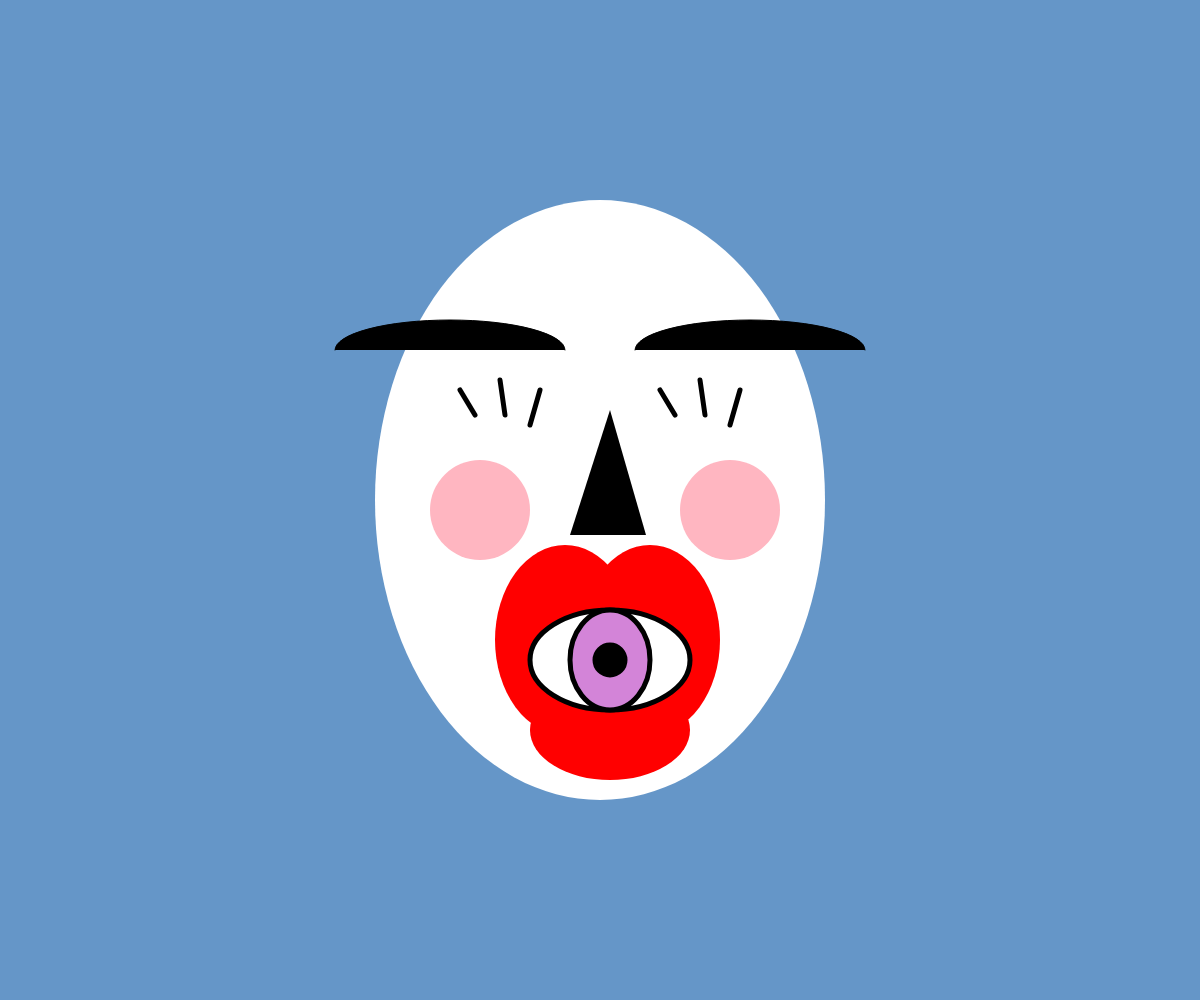
Frame 1 (no input)
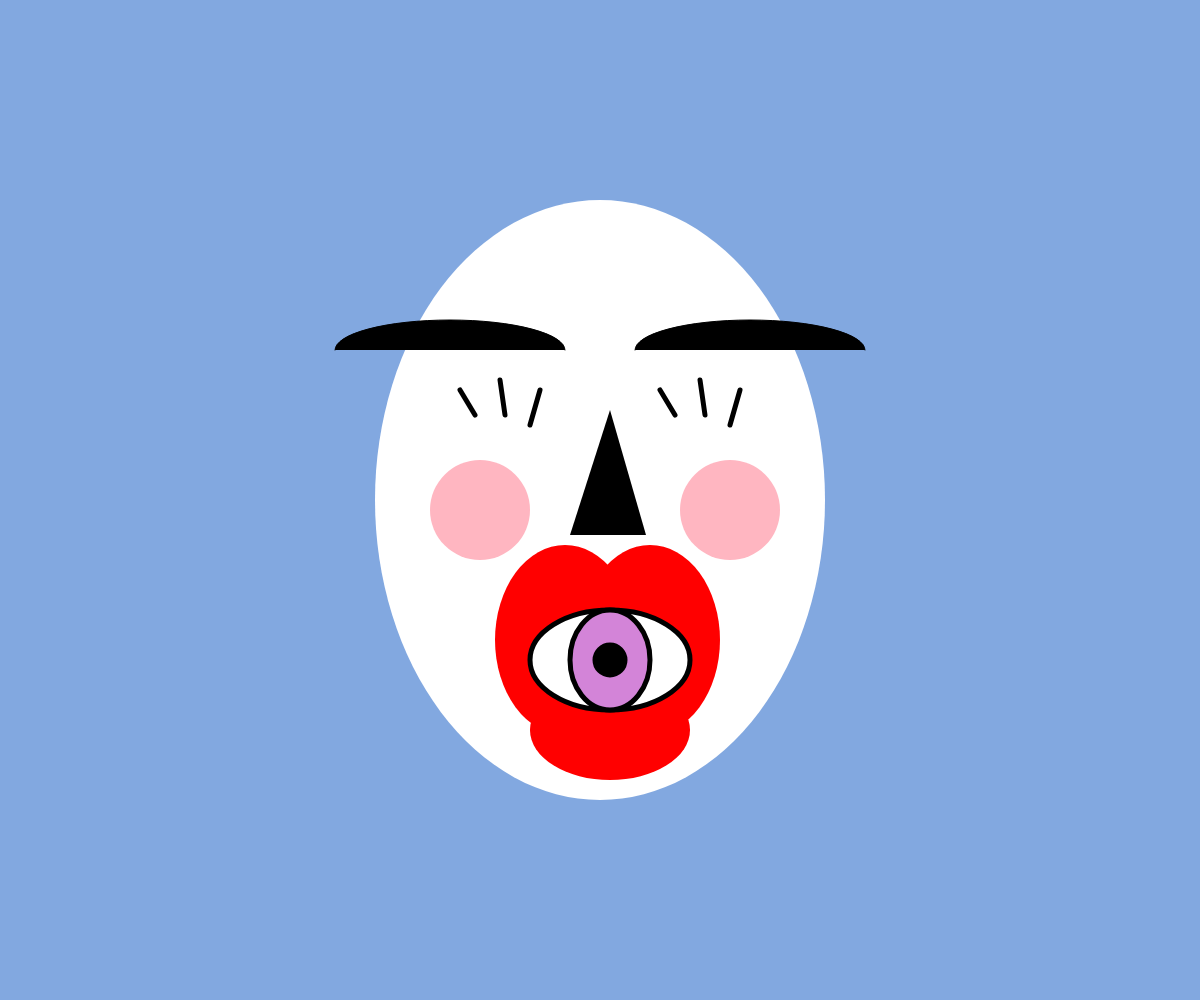
Frame 60 (no input)
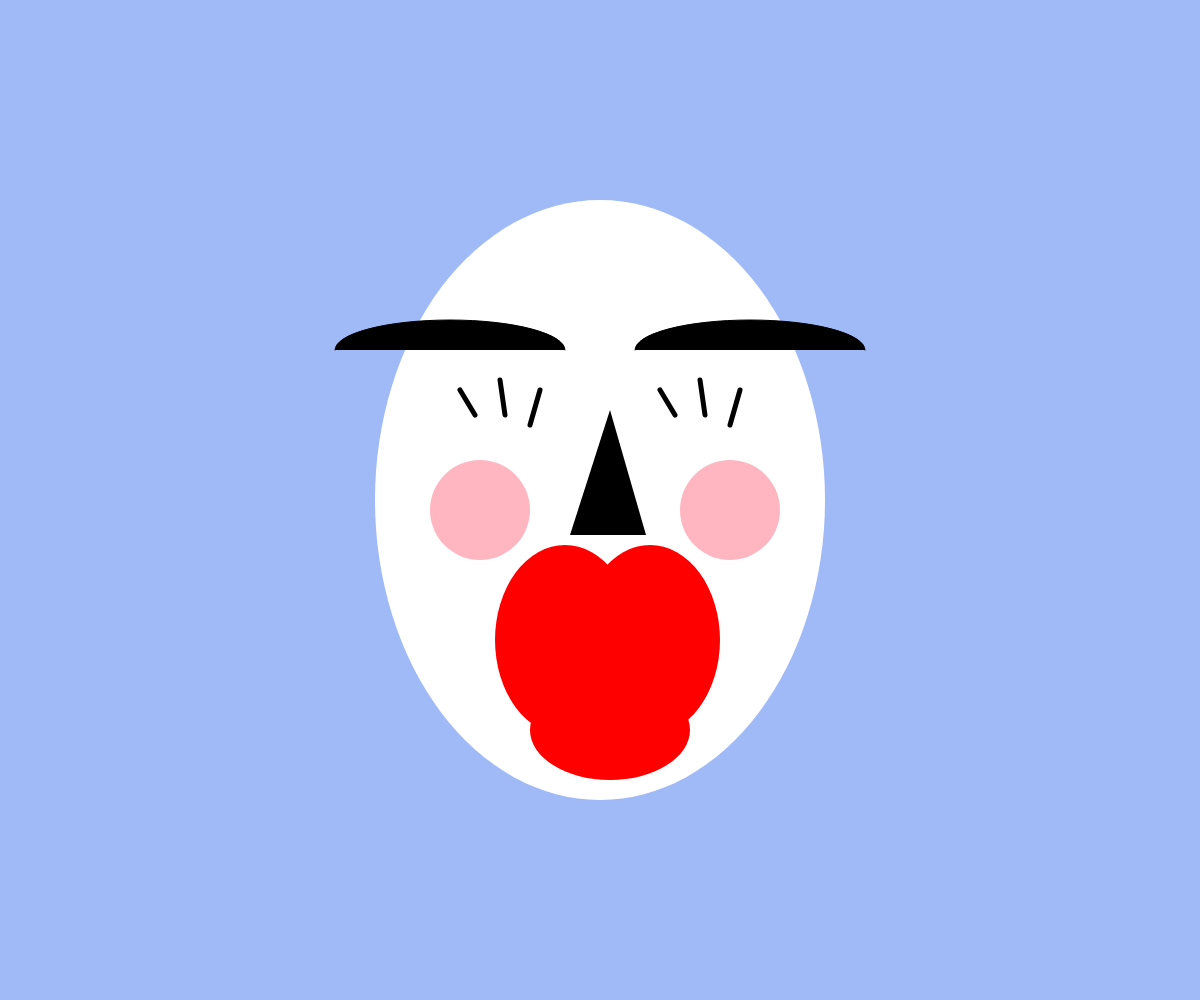
Frame 120 (the mouse pressed at the canvas centre since frame 60)

The p5.js sketch that drew these frames (run headless with seeded random() and noise() and a simulated clock; from frame 60 on, the mouse is pressed at the canvas centre):

// p5.js sketch
// ── sketch.js
let eyeOpen = true;
let eyeColor;
let r = 100;
let g = 150;
let b = 200;
let rSpeed = 0.5;
let gSpeed = 0.3;
let bSpeed = 0.4;
let eyeballs = []; // array for eyeballs left behind

function setup() {
  createCanvas(windowWidth, windowHeight);
  eyeColor = color(random(100, 255), random(100, 255), random(100, 255)); // initial eye color
}

function draw() {
  // update BgColor
  r += rSpeed;
  g += gSpeed;
  b += bSpeed;
  if (r > 235 || r < 0) rSpeed *= -1;
  if (g > 205 || g < 0) gSpeed *= -1;
  if (b > 255 || b < 0) bSpeed *= -1;
  background(r, g, b);

  // draw eyeballs left behind
  for (let pos of eyeballs) {
    drawEyeball(pos.x, pos.y);
  }

  drawFace();
//blinking eye 
  if (eyeOpen) {
    drawEye();
  }
}

function drawFace() {
  
  // head (oval face shape)
  fill(255);
  noStroke();
  ellipse(width / 2, height / 2, 450, 600);

  // nose
  push();
  translate(width / 2, height / 2);
  fill(0);
  noStroke();
  triangle(-30, 35, 10, -90, 46, 35);
  pop();

  // mouth
  push();
  translate(width / 2, height / 2);
  fill(255, 0, 0); // color of lips
  noStroke();
  ellipse(-35, 140, 140, 190); // left lip
  ellipse(50, 140, 140, 190);  // right lip
  ellipse(10, 230, 160, 100);  // bottom lip
  pop();

  // eyebrows
  stroke(0);
  strokeWeight(1);
  fill(0);
  arc(width / 2 - 150, height / 2 - 150, 230, 60, PI, TWO_PI);
  arc(width / 2 + 150, height / 2 - 150, 230, 60, PI, TWO_PI);

  // cheeks
  fill(255, 182, 193);
  noStroke();
  ellipse(width / 2 - 120, height / 2 + 10, 100, 100); // left cheek
  ellipse(width / 2 + 130, height / 2 + 10, 100, 100); // right cheek
  // eyelashes
  stroke(0);
  strokeWeight(5);
  noFill();
  
  // left eyelashes
  push();
  translate(width / 2 - 150, height / 2 - 150);
  line(50, 30, 55, 65); // Le 1
  line(10, 40, 25, 65); // Le 2
  line(90, 40, 80, 75); // Le 3
  pop();
  
  // right eyelashes
  push();
  translate(width / 2 + 50, height / 2 - 150);
  line(50, 30, 55, 65); // re 1
  line(10, 40, 25, 65); // re 2
  line(90, 40, 80, 75); // re 3
  pop();

}

function drawEye() {
  push();
  // white part of eye 
  fill(255);
  ellipse(width / 2 + 10, height / 2 + 160, 160, 100);

  // iris
  fill(eyeColor);
  ellipse(width / 2 + 10, height / 2 + 160, 80, 100);

  // draw pupil
  fill(0);
  ellipse(width / 2 + 10, height / 2 + 160, 30, 30);
  pop();
}

function drawEyeball(x, y) {
  push();
  translate(x, y);

 // white part of eye 
  fill(255);
  stroke(0);
  strokeWeight(2);
  ellipse(0, 0, 50, 30);

  // iris
  fill(eyeColor);
  noStroke();
  ellipse(0, 0, 20, 20);

  // pupil
  fill(0);
  ellipse(0, 0, 8, 8);

  pop();
}

// blinking and color change interaction
function mousePressed() {
  eyeOpen = !eyeOpen; //eye open/close
  eyeColor = color(random(100, 255), random(100, 255), random(100, 255)); // random eye color change
}

// store mouse positions to leave eyeballs behind
function mouseDragged() {
  eyeballs.push({ x: mouseX, y: mouseY });
}
